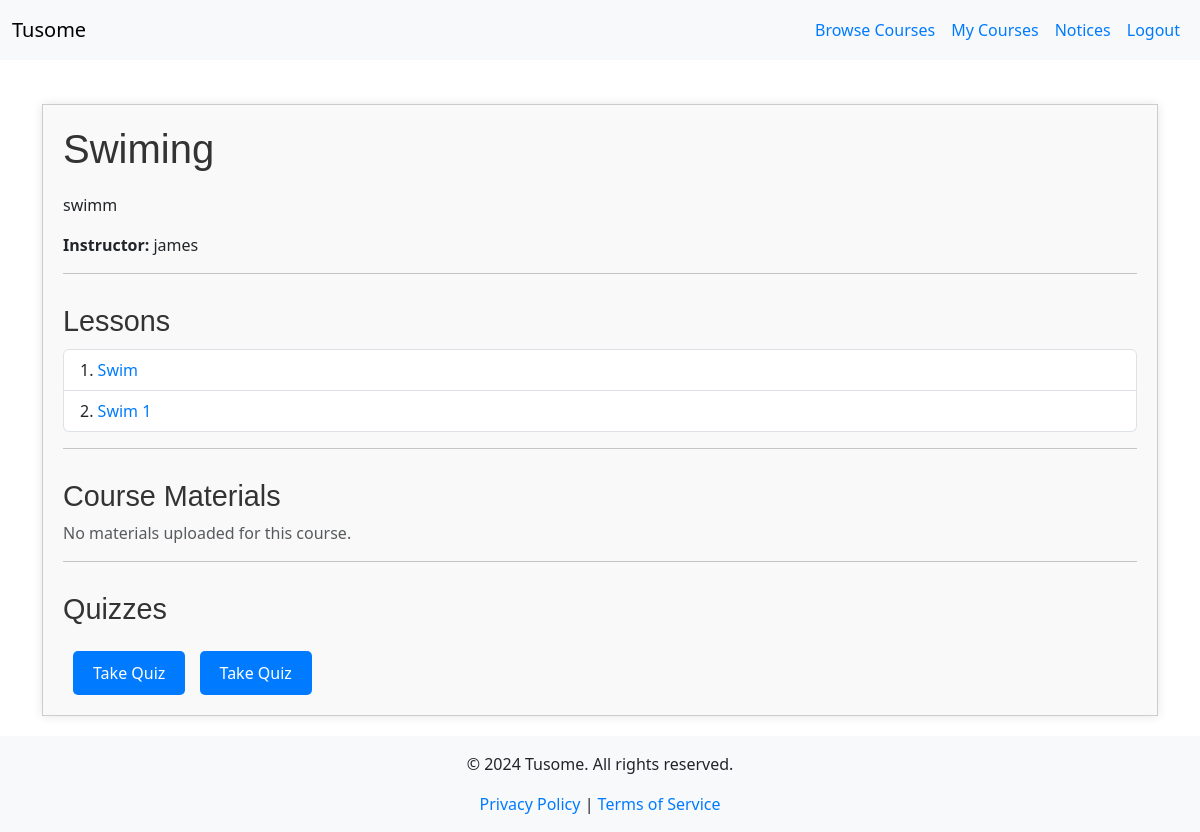
The page /course/1 (signed in) on the database as committed earlier.
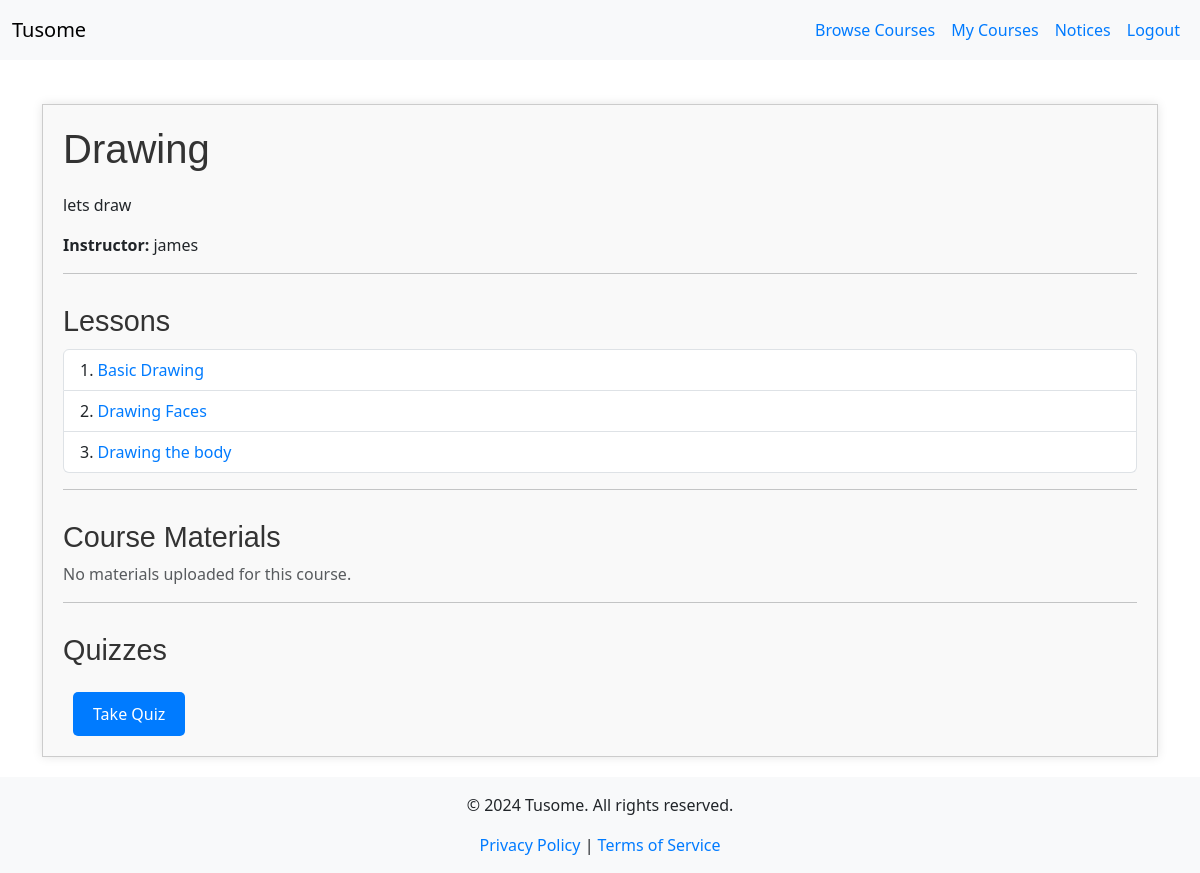
The same page on the database as committed later.
### models.py (models this page shows, shortened)
class Course(db.Model):
    id = db.Column(db.Integer, primary_key=True)
    title = db.Column(db.String(200), nullable=False)
    description = db.Column(db.Text, nullable=False)
    is_featured = db.Column(db.Boolean, default=False)
    instructor_id = db.Column(db.Integer, db.ForeignKey('instructor.id'), nullable=False)
    instructor = db.relationship('Instructor', back_populates='courses')
    lessons = db.relationship('Lesson', back_populates='course', lazy=True)
    quizzes = db.relationship('Quiz', back_populates='course', lazy=True)
    materials = db.relationship('CourseMaterial', back_populates='course', lazy=True)
    enrollments = db.relationship('Enrollment', back_populates='course', lazy=True)
    submissions = db.relationship('Submission', back_populates='course', lazy=True)

class User(UserMixin, db.Model):
    id = db.Column(db.Integer, primary_key=True)
    username = db.Column(db.String(150), unique=True, nullable=False)
    password = db.Column(db.String(150), nullable=False)
    role = db.Column(db.Enum(RoleEnum), nullable=False)  # Using Enum for roles
    instructor = db.relationship('Instructor', back_populates='user', uselist=False)
    student = db.relationship('Student', back_populates='user', uselist=False)

class Lesson(db.Model):
    id = db.Column(db.Integer, primary_key=True)
    title = db.Column(db.String(200), nullable=False)
    content = db.Column(db.Text, nullable=False)
    slug = db.Column(db.String(100), unique=True, nullable=False)  # Use this for the URL
    course_id = db.Column(db.Integer, db.ForeignKey('course.id'), nullable=False)
    course = db.relationship('Course', back_populates='lessons')

class Quiz(db.Model):
    id = db.Column(db.Integer, primary_key=True)
    course_id = db.Column(db.Integer, db.ForeignKey('course.id'), nullable=False)
    title = db.Column(db.String(200), nullable=False)
    status = db.Column(db.String(20), nullable=False)
    course = db.relationship('Course', back_populates='quizzes')
    questions = db.relationship('Question', back_populates='quiz', lazy=True)
    quiz_submissions = db.relationship('QuizSubmission', back_populates='quiz', lazy=True)

### app.py (the view, shortened to what this page needs)
@app.route('/course/<int:course_id>')
@login_required
def course_details(course_id):
    course = Course.query.get_or_404(course_id)
    if current_user.role == RoleEnum.STUDENT:
        enrollment = Enrollment.query.filter_by(student_id=current_user.student.id, course_id=course_id).first()
        if not enrollment:
            flash('You are not enrolled in this course.', 'danger')
            return redirect(url_for('browse_courses'))
        lessons = course.lessons
        materials = course.materials
        quizzes = course.quizzes
        return render_template('course_details.html', course=course, lessons=lessons, materials=materials, quizzes=quizzes)
    else:
        flash('Access denied.', 'danger')
        abort(403)

### app.py (called while the page is built)
@app.context_processor
def inject_current_year():
    return {'current_year': datetime.utcnow().year}

@login_manager.user_loader
def load_user(user_id):
    return User.query.get(int(user_id))

@app.context_processor
def inject_roleenum():
    return dict(RoleEnum=RoleEnum)

### templates/course_details.html (shortened to what this page needs)
{% extends "base.html" %}
{% block content %}
<div class="course-container">
    <h2>{{ course.title }}</h2>
    <p>{{ course.description }}</p>
    <p><strong>Instructor:</strong> {{ course.instructor.user.username }}</p>
    <hr>
    <h3>Lessons</h3>
    {% if course.lessons %}
      <ul class="list-group">
        {% for lesson in course.lessons %}
          <li class="list-group-item d-flex justify-content-between align-items-center">
            <span>{{ loop.index }}. <a href="{{ url_for('lesson_detail', slug=lesson.slug) }}">{{ lesson.title }}</a></span>
          </li>
        {% endfor %}
      </ul>
    {% else %}
      <p class="text-muted">No lessons available for this course.</p>
    {% endif %}
    <hr>
    <h3>Course Materials</h3>
    {% if materials %}
      <ul class="list-group">
        {% for material in materials %}
          <li class="list-group-item d-flex justify-content-between align-items-center">
            <span>{{ material.filename }} ({{ material.size }} KB)</span>
            <a href="{{ url_for('download_material', material_id=material.id) }}" class="btn btn-secondary btn-sm">Download</a>
          </li>
        {% endfor %}
      </ul>
    {% else %}
      <p class="text-muted">No materials uploaded for this course.</p>
    {% endif %}
    <hr>
    <h3>Quizzes</h3>
    {% if current_user.is_authenticated and current_user.role == RoleEnum.STUDENT %}
      {% for quiz in quizzes %}
          <a href="{{ url_for('take_quiz', course_id=course.id, quiz_id=quiz.id) }}" class="btn btn-success mt-3">Take Quiz</a>
      {% endfor %}
    {% endif %}
</div>
{% endblock %}

### templates/base.html (shortened to what this page needs)
<!DOCTYPE html>
<html lang="en">
<head>
    <link href="https://cdn.jsdelivr.net/npm/bootstrap@5.3.0/dist/css/bootstrap.min.css" rel="stylesheet">
    <link rel="stylesheet" href="{{ url_for('static', filename='css/style.css') }}">
</head>
<body>
    <div id="wrapper" class="d-flex flex-column min-vh-100">
        <nav class="navbar navbar-expand-lg navbar-light bg-light">
          <div class="container-fluid">
            <a class="navbar-brand" href="{{ url_for('index') }}">Tusome</a>
            <div class="collapse navbar-collapse" id="navbarNav">
              <ul class="navbar-nav ms-auto">
                {% if current_user.is_authenticated %}
                  {% if current_user.role == RoleEnum.ADMIN %}
                    <li class="nav-item">
                      <a class="nav-link" href="{{ url_for('admin_dashboard') }}">Admin Dashboard</a>
                    </li>
                    <li class="nav-item">
                      <a class="nav-link" href="{{ url_for('manage_users') }}">Manage Users</a>
                    </li>
                  {% elif current_user.role == RoleEnum.STUDENT %}
                    <li class="nav-item">
                      <a class="nav-link" href="{{ url_for('browse_courses') }}">Browse Courses</a>
                    </li>
                    <li class="nav-item">
                      <a class="nav-link" href="{{ url_for('my_courses') }}">My Courses</a>
                    </li>
                    <li class="nav-item">
                      <a class="nav-link" href="{{ url_for('view_notices') }}">Notices</a>
                    </li>
                  {% endif %}
                  <li class="nav-item">
                    <a class="nav-link" href="{{ url_for('logout') }}">Logout</a>
                  </li>
                {% endif %}
              </ul>
            </div>
          </div>
        </nav>
        <div class="container mt-4" id="content">
          {% block content %}{% endblock %}
        </div>
        <footer class="bg-light text-center">
          <div class="container">
            <p>&copy; {{ current_year }} Tusome. All rights reserved.</p>
            <a href="{{ url_for('privacy_policy') }}">Privacy Policy</a> |
            <a href="{{ url_for('terms_of_service') }}">Terms of Service</a>
          </div>
        </footer>
    </div>
</body>
</html>

### static/css/style.css (style rules this page uses)
.btn { padding: 10px 20px; border: none; border-radius: 5px; color: white; background-color: #007BFF; text-decoration: none; display: inline-block; transition: background-color 0.3s; }
h1, h2, h3 { color: #333; font-family: 'Arial', sans-serif; }
a { color: #007BFF; text-decoration: none; }
.nav-link { padding: 10px; color: #007BFF; transition: color 0.3s; }
.course-container { max-width: 1500px; margin: 20px auto; padding: 20px; border: 1px solid #ccc; box-shadow: 0 0 10px rgba(0, 0, 0, 0.1); background: #f9f9f9; }
.course-container h2 { font-size: 2.5em; margin-bottom: 20px; }
.course-container h3 { font-size: 1.8em; margin-top: 30px; }
.course-container .list-group { margin-top: 10px; }
.course-container .btn { margin-left: 10px; }
html, body { height: 100%; margin: 0; }
body { display: flex; flex-direction: column; }
#wrapper { display: flex; flex-direction: column; min-height: 100vh; }
#content { flex: 1; }
footer { background-color: #f8f9fa; padding: 1rem 0; }

### templates/base.html (style rules this page uses)
html, body { height: 100%; margin: 0; }
body { display: flex; flex-direction: column; }
#content { flex: 1; }
footer { background-color: #f8f9fa; padding: 1rem 0; }

Rows that differ between the two databases and show on the page:
removed Lesson: title "Swim"
removed Lesson: title "Swim 1"
changed Course: title "Swiming" → "Drawing"; description "swimm" → "lets draw"
added Lesson: title "Basic Drawing"
added Lesson: title "Drawing Faces"
added Lesson: title "Drawing the body"
